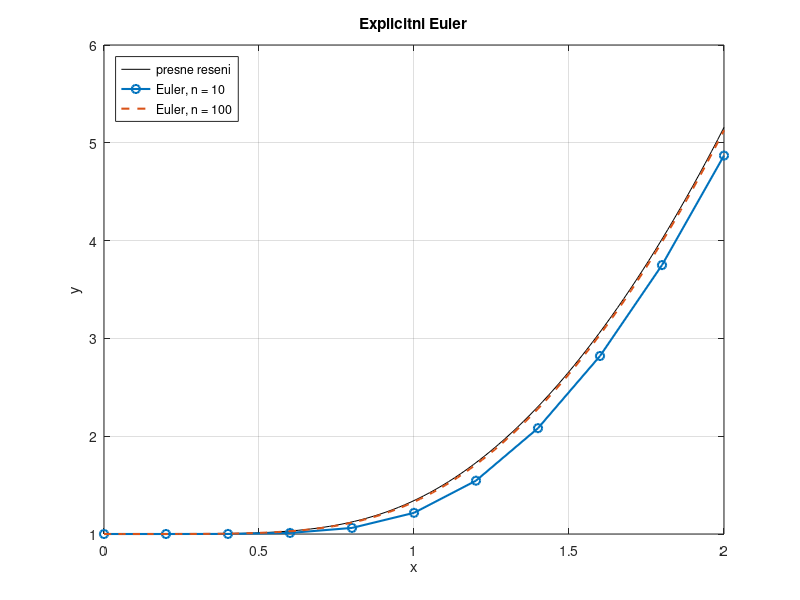
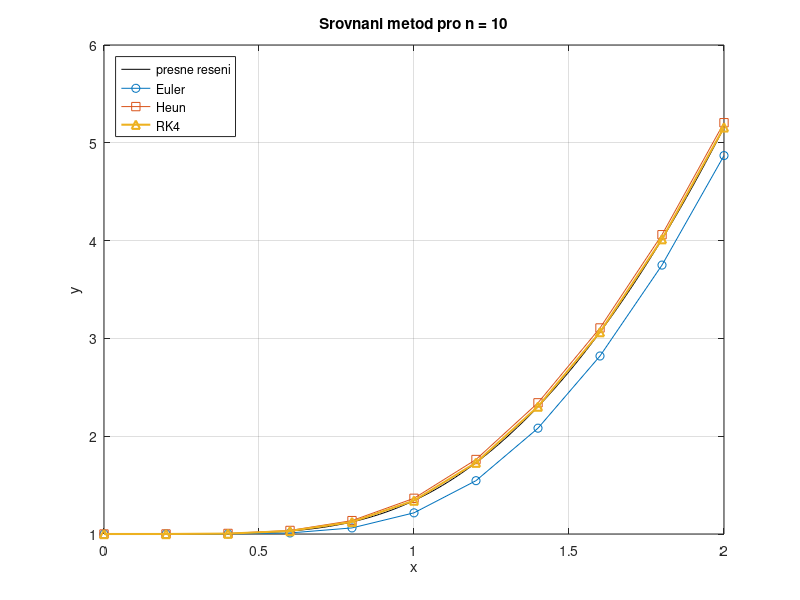
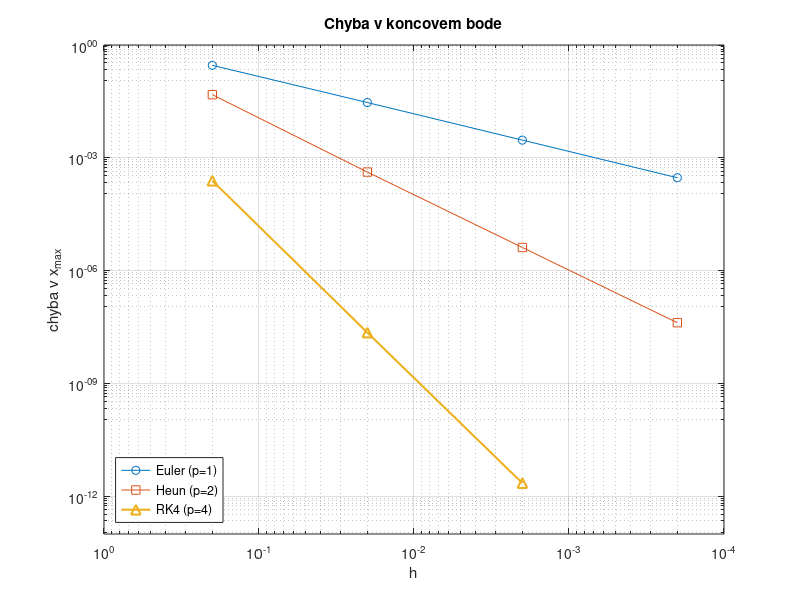

These figures' MATLAB source, in order:
% Explicitni Euler, Heun a RK4 pro ulohu y*y' = 2*x^4, y(0) = 1 na [0,2]
close all
f = @(x,y) 2*x.^4./y;                   % prava strana y' = f(x,y)
yExact = @(x) sqrt(4*x.^5/5 + 1);       % presne reseni
x0 = 0; y0 = 1; xMax = 2;               % pocatecni podminka a konec intervalu
nAll = [10 100 1000 10000];             % pocty kroku

e = zeros(numel(nAll),3);              % chyby v bode xMax: Euler, Heun, RK4
for j = 1:numel(nAll)
    n = nAll(j); h = (xMax - x0)/n; x = x0 + h*(0:n);
    yE = y0*ones(1,n+1); yH = yE; yR = yE;  % aproximace v uzlech x
    for i = 1:n
        yE(i+1) = yE(i) + h*f(x(i),yE(i));                    % explicitni Euler

        k1 = f(x(i),yH(i)); k2 = f(x(i+1),yH(i) + h*k1);      % Heun
        yH(i+1) = yH(i) + h/2*(k1 + k2);

        k1 = f(x(i),yR(i));           k2 = f(x(i)+h/2,yR(i) + h/2*k1);   % RK4
        k3 = f(x(i)+h/2,yR(i) + h/2*k2); k4 = f(x(i+1),yR(i) + h*k3);
        yR(i+1) = yR(i) + h/6*(k1 + 2*k2 + 2*k3 + k4);
    end
    e(j,:) = abs([yE(end) yH(end) yR(end)] - yExact(xMax));

    xx = linspace(x0, xMax);
    if j == 1                           % obrazek 1: jen explicitni Euler (n = 10, pozdeji n = 100)
        figure(1)
        plot(xx, yExact(xx), 'k-', x, yE, 'o-', 'LineWidth', 1.5); hold on
        grid on; xlabel('x'); ylabel('y')
        title('Explicitni Euler')

        figure(2)                       % obrazek 2: srovnani metod pro n = 10
        plot(xx, yExact(xx), 'k-', x, yE, 'o-', x, yH, 's-', x, yR, '^-', 'LineWidth', 1.5)
        grid on; xlabel('x'); ylabel('y')
        legend('presne reseni', 'Euler', 'Heun', 'RK4', 'Location', 'northwest')
        title(sprintf('Srovnani metod pro n = %d', n))
    end
    if j == 2                           % do obrazku 1 pridame Eulera pro n = 100
        figure(1)
        plot(x, yE, '--', 'LineWidth', 1.5); hold off
        legend('presne reseni', 'Euler, n = 10', 'Euler, n = 100', 'Location', 'northwest')
    end
end

% Rad konvergence: krok se zmensuje 10x, proto p = log10(e_h/e_{h/10})
p = log10(e(1:end-1,:)./e(2:end,:));

% Vypis tabulky
hAll = (xMax - x0)./nAll;
fprintf('\n  %7s |  %9s  %5s |  %9s  %5s |  %9s  %5s\n', 'h', 'Euler', 'p', 'Heun', 'p', 'RK4', 'p');
fprintf('%s\n', repmat('-', 1, 66));
for j = 1:numel(nAll)
    fprintf('  %7.1e', hAll(j));
    for m = 1:3
        if j == 1, pStr = '-'; else, pStr = sprintf('%.2f', p(j-1,m)); end
        fprintf(' |  %9.2e  %5s', e(j,m), pStr);
    end
    fprintf('\n');
end
fprintf('(u RK4 je chyba pro nejmensi h uz na urovni zaokrouhlovacich chyb)\n\n');

% Graf chyb v logaritmickych souradnicich
figure(3)
loglog(hAll, e(:,1), 'o-', hAll, e(:,2), 's-', hAll(1:3), e(1:3,3), '^-', ...
       'LineWidth', 1.5, 'MarkerSize', 7)
set(gca, 'XDir', 'reverse', 'YTick', 10.^(-12:3:0)); grid on
xlim([1e-4 1]); ylim([1e-13 1])
xlabel('h'); ylabel('chyba v x_{max}')
legend('Euler (p=1)', 'Heun (p=2)', 'RK4 (p=4)', 'Location', 'southwest')
title('Chyba v koncovem bode')
